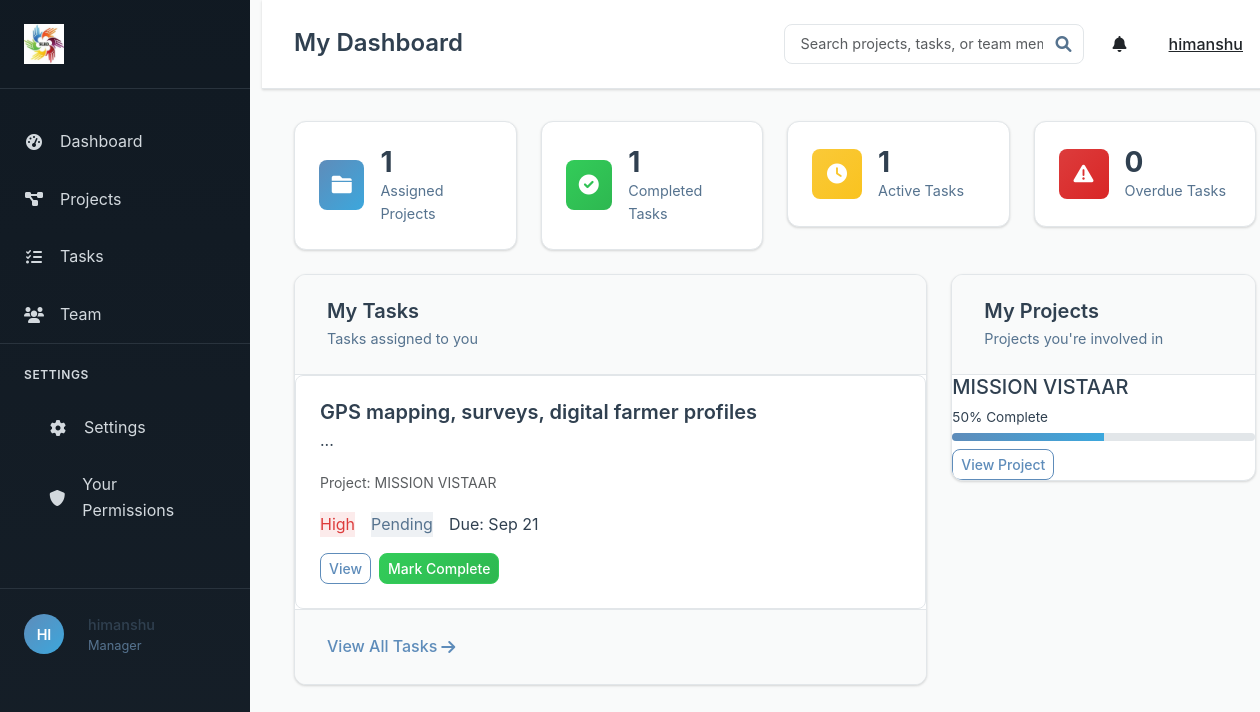
Screenshot of /user/dashboard (signed in) with the database file from the repository.
### models.py (models this page shows, shortened)
class User(UserMixin, db.Model):
    id = db.Column(db.Integer, primary_key=True)
    username = db.Column(db.String(80), unique=True, nullable=False)
    email = db.Column(db.String(120), unique=True, nullable=False)
    password_hash = db.Column(db.String(256), nullable=False)
    role = db.Column(db.String(20), nullable=False, default='User')  # Admin, Manager, User
    created_at = db.Column(db.DateTime, default=lambda: datetime.now(timezone.utc))
    manager_id = db.Column(db.Integer, db.ForeignKey('user.id'), nullable=True)
    skills = db.Column(db.Text)  # JSON string of skills array
    managed_users = db.relationship('User', backref=db.backref('manager', remote_side=[id]), lazy='dynamic')
    projects_created = db.relationship('Project', foreign_keys='Project.created_by_id', backref='creator', lazy='dynamic')
    projects_assigned = db.relationship('Project', secondary='project_assignments', back_populates='assigned_users', lazy='dynamic')
    tasks_created = db.relationship('Task', foreign_keys='Task.created_by_id', backref='creator', lazy='dynamic')
    tasks_assigned = db.relationship('Task', foreign_keys='Task.assigned_to_id', backref='assigned_user', lazy='dynamic')
    comments = db.relationship('Comment', backref='author', lazy='dynamic')
    permissions = db.relationship('UserPermission', backref='user', lazy='dynamic', cascade='all, delete-orphan')
    def get_accessible_projects(self):
        if self.role == 'Admin':
            return Project.query.all()
        elif self.role == 'Manager':
            created = Project.query.filter_by(created_by_id=self.id).all()
            assigned = self.projects_assigned.all()
            return list(set(created + assigned))
        else:
            return self.projects_assigned.all()
    def get_accessible_tasks(self):
        if self.role == 'Admin':
            return Task.query.all()
        elif self.role == 'Manager':
            created = Task.query.filter_by(created_by_id=self.id).all()
            assigned = Task.query.filter_by(assigned_to_id=self.id).all()
            return list(set(created + assigned))
        else:
            return Task.query.filter_by(assigned_to_id=self.id).all()

class Task(db.Model):
    id = db.Column(db.Integer, primary_key=True)
    title = db.Column(db.String(200), nullable=False)
    description = db.Column(db.Text)
    status = db.Column(db.String(20), default='Pending')  # Pending, In Progress, Completed, Overdue
    priority = db.Column(db.String(20), default='Medium')  # Low, Medium, High
    deadline = db.Column(db.Date)
    created_at = db.Column(db.DateTime, default=lambda: datetime.now(timezone.utc))
    updated_at = db.Column(db.DateTime, default=lambda: datetime.now(timezone.utc), onupdate=lambda: datetime.now(timezone.utc))
    completed_at = db.Column(db.DateTime)
    project_id = db.Column(db.Integer, db.ForeignKey('project.id'), nullable=False)
    created_by_id = db.Column(db.Integer, db.ForeignKey('user.id'), nullable=False)
    assigned_to_id = db.Column(db.Integer, db.ForeignKey('user.id'))
    dependent_on_task_id = db.Column(db.Integer, db.ForeignKey('task.id'), nullable=True)
    reassigned_from_id = db.Column(db.Integer, db.ForeignKey('user.id'), nullable=True)
    skill_match_percentage = db.Column(db.Integer, default=0)
    comments = db.relationship('Comment', backref='task', lazy='dynamic', cascade='all, delete-orphan')
    documents = db.relationship('Document', backref='task', lazy='dynamic', cascade='all, delete-orphan')
    dependent_task = db.relationship('Task', remote_side=[id], backref='dependent_tasks')
    reassigned_from = db.relationship('User', foreign_keys=[reassigned_from_id])
    def is_overdue(self):
        if self.deadline and self.status != 'Completed':
            return datetime.now().date() > self.deadline
        return False

class Project(db.Model):
    id = db.Column(db.Integer, primary_key=True)
    title = db.Column(db.String(200), nullable=False)
    description = db.Column(db.Text)
    status = db.Column(db.String(20), default='In Progress')  # Just Started, In Progress, Completed
    progress = db.Column(db.Integer, default=0)  # 0-100%
    deadline = db.Column(db.Date)
    created_at = db.Column(db.DateTime, default=lambda: datetime.now(timezone.utc))
    updated_at = db.Column(db.DateTime, default=lambda: datetime.now(timezone.utc), onupdate=lambda: datetime.now(timezone.utc))
    created_by_id = db.Column(db.Integer, db.ForeignKey('user.id'), nullable=False)
    tasks = db.relationship('Task', backref='project', lazy='dynamic', cascade='all, delete-orphan')
    comments = db.relationship('Comment', backref='project', lazy='dynamic', cascade='all, delete-orphan')
    documents = db.relationship('Document', backref='project', lazy='dynamic', cascade='all, delete-orphan')
    assigned_users = db.relationship('User', secondary='project_assignments', back_populates='projects_assigned')

### routes.py (the view)
@app.route('/user/dashboard')
@login_required
def user_dashboard():
    projects = current_user.get_accessible_projects()
    tasks = current_user.get_accessible_tasks()
    total_projects = len(projects)
    active_projects = len([p for p in projects if p.status in ['Just Started', 'In Progress']])
    completed_projects = len([p for p in projects if p.status == 'Completed'])
    total_tasks = len(tasks)
    completed_tasks = len([t for t in tasks if t.status == 'Completed'])
    pending_tasks = len([t for t in tasks if t.status == 'Pending'])
    overdue_tasks = len([t for t in tasks if t.is_overdue()])
    recent_projects = sorted(projects, key=lambda x: x.created_at, reverse=True)[:3]
    upcoming_deadlines = sorted([t for t in tasks if t.deadline and t.status != 'Completed'],
                               key=lambda x: x.deadline)[:5]
    return render_template('dashboard/user.html',
                         total_projects=total_projects,
                         active_projects=active_projects,
                         completed_projects=completed_projects,
                         total_tasks=total_tasks,
                         completed_tasks=completed_tasks,
                         pending_tasks=pending_tasks,
                         overdue_tasks=overdue_tasks,
                         recent_projects=recent_projects,
                         upcoming_deadlines=upcoming_deadlines)

### app.py (called while the page is built)
@login_manager.user_loader
def load_user(user_id):
    from models import User
    return User.query.get(int(user_id))

### templates/dashboard/user.html (shortened to what this page needs)
{% extends "base.html" %}
{% block page_title %}My Dashboard{% endblock %}
{% block content %}
<div class="dashboard-overview">
    <div class="row mb-4">
        <div class="col-md-3">
            <div class="stat-card primary">
                <div class="stat-icon">
                    <i class="fas fa-folder"></i>
                </div>
                <div class="stat-content">
                    <h3>{{ total_projects }}</h3>
                    <p>Assigned Projects</p>
                </div>
            </div>
        </div>
        <div class="col-md-3">
            <div class="stat-card success">
                <div class="stat-icon">
                    <i class="fas fa-check-circle"></i>
                </div>
                <div class="stat-content">
                    <h3>{{ completed_tasks }}</h3>
                    <p>Completed Tasks</p>
                </div>
            </div>
        </div>
        <div class="col-md-3">
            <div class="stat-card warning">
                <div class="stat-icon">
                    <i class="fas fa-clock"></i>
                </div>
                <div class="stat-content">
                    <h3>{{ pending_tasks }}</h3>
                    <p>Active Tasks</p>
                </div>
            </div>
        </div>
        <div class="col-md-3">
            <div class="stat-card danger">
                <div class="stat-icon">
                    <i class="fas fa-exclamation-triangle"></i>
                </div>
                <div class="stat-content">
                    <h3>{{ overdue_tasks }}</h3>
                    <p>Overdue Tasks</p>
                </div>
            </div>
        </div>
    </div>
    <div class="row">
        <div class="col-md-8">
            <div class="content-card">
                <div class="card-header">
                    <h3>My Tasks</h3>
                    <p>Tasks assigned to you</p>
                </div>
                <div class="tasks-list">
                    {% for task in upcoming_deadlines[:5] %}
                    <div class="task-item">
                        <div class="task-content">
                            <h5>{{ task.title }}</h5>
                            <p>{{ task.description[:100] }}...</p>
                            <small class="text-muted">Project: {{ task.project.title }}</small>
                        </div>
                        <div class="task-meta">
                            <span class="priority priority-{{ task.priority.lower() }}">{{ task.priority }}</span>
                            <span class="status status-{{ task.status.lower().replace(' ', '-') }}">{{ task.status }}</span>
                            {% if task.deadline %}
                            <span class="deadline">Due: {{ task.deadline.strftime('%b %d') }}</span>
                            {% endif %}
                        </div>
                        <div class="task-actions">
                            <a href="{{ url_for('view_task', task_id=task.id) }}" class="btn btn-sm btn-outline-primary">View</a>
                            {% if task.status != 'Completed' %}
                            <form method="POST" action="{{ url_for('complete_task', task_id=task.id) }}" class="d-inline">
                                <button type="submit" class="btn btn-sm btn-success">Mark Complete</button>
                            </form>
                            {% endif %}
                        </div>
                    </div>
                    {% endfor %}
                </div>
                <div class="card-footer">
                    <a href="{{ url_for('tasks_list') }}" class="view-all-link">
                        View All Tasks <i class="fas fa-arrow-right"></i>
                    </a>
                </div>
            </div>
        </div>
        <div class="col-md-4">
            <div class="content-card">
                <div class="card-header">
                    <h3>My Projects</h3>
                    <p>Projects you're involved in</p>
                </div>
                <div class="projects-list">
                    {% for project in recent_projects %}
                    <div class="project-summary">
                        <h5>{{ project.title }}</h5>
                        <div class="progress-info">
                            <span>{{ project.progress }}% Complete</span>
                        </div>
                        <div class="progress">
                            <div class="progress-bar" style="width: {{ project.progress }}%"></div>
                        </div>
                        <a href="{{ url_for('view_project', project_id=project.id) }}" class="btn btn-sm btn-outline-primary mt-2">View Project</a>
                    </div>
                    {% endfor %}
                </div>
            </div>
        </div>
    </div>
</div>
{% endblock %}

### templates/base.html (shortened to what this page needs)
<!DOCTYPE html>
<html lang="en">
<head>
    <link href="https://cdn.jsdelivr.net/npm/bootstrap@5.3.0/dist/css/bootstrap.min.css" rel="stylesheet">
    <link href="https://cdnjs.cloudflare.com/ajax/libs/font-awesome/6.0.0/css/all.min.css" rel="stylesheet">
    <link href="{{ url_for('static', filename='css/style.css') }}" rel="stylesheet">
</head>
<body>
    {% if current_user.is_authenticated %}
    <div class="container-fluid">
        <div class="row">
            <div class="col-md-2 p-0">
                <div class="sidebar">
                    <div class="sidebar-header">
                        <div class="logo">
                            <img src="{{ url_for('static', filename='logo.jpeg') }}" alt="SLRD Logo" style="max-height: 40px; max-width: 120px;">
                        </div>
                    </div>
                    <nav class="sidebar-nav">
                        <ul class="nav flex-column">
                            <li class="nav-item">
                                <a class="nav-link" href="{{ url_for('index') }}">
                                    <i class="fas fa-tachometer-alt"></i> Dashboard
                                </a>
                            </li>
                            <li class="nav-item">
                                <a class="nav-link" href="{{ url_for('projects_list') }}">
                                    <i class="fas fa-project-diagram"></i> Projects
                                </a>
                            </li>
                            <li class="nav-item">
                                <a class="nav-link" href="{{ url_for('tasks_list') }}">
                                    <i class="fas fa-tasks"></i> Tasks
                                </a>
                            </li>
                            {% if current_user.role in ['Admin', 'Manager'] %}
                            <li class="nav-item">
                                <a class="nav-link" href="{{ url_for('team_list') }}">
                                    <i class="fas fa-users"></i> Team
                                </a>
                            </li>
                            {% endif %}
                        </ul>
                        <div class="sidebar-settings">
                            <h6>SETTINGS</h6>
                            <ul class="nav flex-column">
                                <li class="nav-item">
                                    <a class="nav-link" href="{{ url_for('settings') }}">
                                        <i class="fas fa-cog"></i> Settings
                                    </a>
                                </li>
                                <li class="nav-item">
                                    <a class="nav-link" href="{{ url_for('your_permissions') }}">
                                        <i class="fas fa-shield-alt"></i> Your Permissions
                                    </a>
                                </li>
                            </ul>
                        </div>
                    </nav>
                    <div class="sidebar-user">
                        <div class="user-avatar">{{ current_user.username[:2].upper() }}</div>
                        <div class="user-info">
                            <div class="user-name">{{ current_user.username }}</div>
                            <div class="user-role">{{ current_user.role }}</div>
                        </div>
                    </div>
                </div>
            </div>
            <div class="col-md-10 main-content">
                <header class="main-header">
                    <div class="d-flex justify-content-between align-items-center">
                        <h1>{% block page_title %}SLRD Project Management{% endblock %}</h1>
                        <div class="header-actions">
                            <div class="search-box">
                                <input type="text" class="form-control" placeholder="Search projects, tasks, or team members">
                                <i class="fas fa-search"></i>
                            </div>
                            <div class="dropdown">
                                <button class="btn btn-link text-dark" type="button" data-bs-toggle="dropdown">
                                    <i class="fas fa-bell"></i>
                                </button>
                            </div>
                            <div class="dropdown">
                                <button class="btn btn-link text-dark" type="button" data-bs-toggle="dropdown">
                                    {{ current_user.username }}
                                </button>
                            </div>
                        </div>
                    </div>
                </header>
                <div class="content-area">
                    {% block content %}{% endblock %}
                </div>
            </div>
        </div>
    </div>
    {% else %}
    <div class="auth-container">
        {% block auth_content %}{% endblock %}
    </div>
    {% endif %}
</body>
</html>

### rows the page displays
User: username "HI", username "himanshu", role "Manager"
Task: title "GPS mapping, surveys, digital farmer profiles", project "MISSION VISTAAR", priority "High", status "Pending", deadline "Sep 21"
Project: title "MISSION VISTAAR", progress "50"

### other values shown
{{ total_projects }} "1"
{{ completed_tasks }} "1"
{{ pending_tasks }} "1"
{{ overdue_tasks }} "0"
